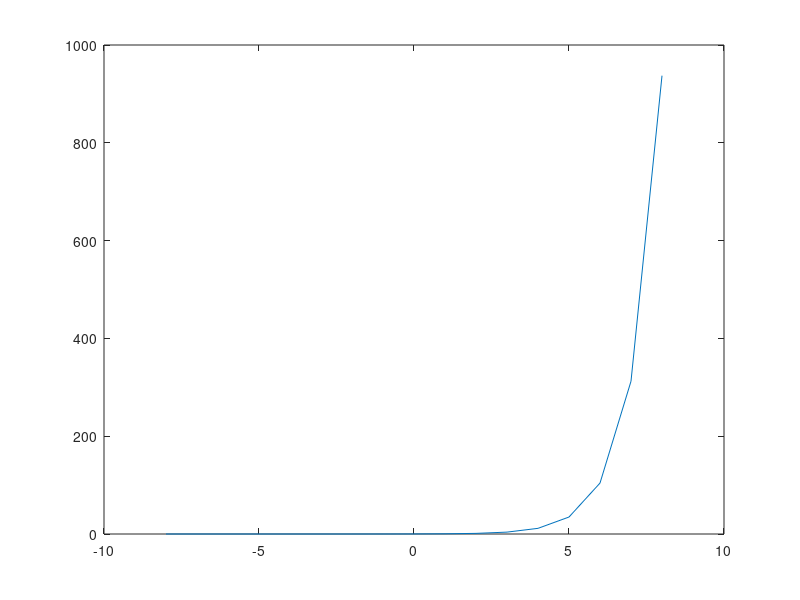

Write MATLAB code to recreate this figure.
% Octave Script
% Title           :Funciones Trascendentes: Trigonométricas, Logarítmicas y Exponenciales (Ejercicio1)
% Correo          :orlandourbanotrejo@gmail.com
% Description     :Script para graficar funciones y determinar que tipo de funcion es.
% Author          :Orlando Urbano Trejo (Starlord)
% Date            :23_11_2021
% Version         :1
% Usage           :octave>path/Ejercicio1
%                 :Requiere aplicación octave, usar linea de comandos
%                 :https://octaveintro.readthedocs.io/en/latest/index.html

clear
disp ('Función1');
% Dominio de la función
x= -8:1:8
% Regla de correspondencia
fx=(3.^x)/(7)
disp ('La función es inyectiva ya que ∀x,y∈D | f(x) = f(y) ⟹ x = y ');
disp ('El dominio de la función es (-∞, ∞)');
disp ('El rango de la función es de (0, ∞)');
disp ('Los puntos donde f(x)=0 son los puntos (0,1/7)');
% Plotear función
plot (x, fx)
